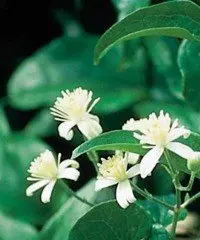
#> input picture flores.png, 200 x 240 px
$ jupyter execute segmentacion_flores_binarizacion_kmeans.ipynb
#> lines starting #> are read from the running program, lines starting #| are printed output that depends on the picture; after the words box and inside, x2 and y2 are one past the last pixel; in counts of white or black regions, pixels touching at a corner belong together
# Segmentación de imágenes: binarización y K-means

Segmentación de una imagen de flores (flores / hojas / fondo) con Python, OpenCV y scikit-learn.

- **Parte 1:** binarización con umbral manual (elegido con el histograma) y con el método de Otsu.
- **Parte 2:** clustering K-means sobre los píxeles, con las 3 bandas RGB y con la banda verde + diferencia verde-rojo.

Requiere el archivo `flores.png` en la misma carpeta.

[cell 1]
import numpy as np
import cv2
import matplotlib.pyplot as plt

## Parte 1: Binarización

**Objetivo:** separar las flores del fondo usando un umbral sobre la imagen en escala de grises.

[cell 2]
#Leo la imagen
img = cv2.imread('flores.png') #Open cv invierte los canales en BGR
#> img is the input picture: shape (240, 200, 3); mean B, G, R 81.9, 114.9, 62.5
### cracteristicas de la iamgen
print(img.size, 'cantidad de datos') #cantidad de pixeles: suma de pixeles de cada matriz RGB
#| 144000 cantidad de datos
print(img.shape,' dimensión de la imagen') #(filas, col, cantidad de bandas)
#| (240, 200, 3)  dimensión de la imagen
print('Tipo de dato:',img[0,0,0].dtype) #uint8 va de 0 a 255
#| Tipo de dato: uint8
#Pasamos a RGB la imagen
img_RGB=img.copy()
img_RGB=img[:,:,[2,1,0]] #pasamos a RGB
#Graficamos la imagen RGB
plt.figure(figsize=(6,6))
plt.imshow(img_RGB)
plt.show()

[cell 3]
#PASAMOS LA IMAGEN A MONOCROMA
img_mono = cv2.imread('flores.png',0) #monocroma
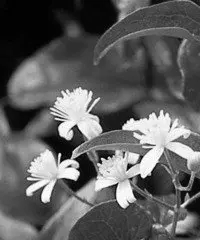
#> img_mono: shape (240, 200); min 0, max 255, mean 95

#GRAFICAMOS EL HISTOGRAMA

fig, axs = plt.subplots(nrows=1, ncols=2, sharex=False)
axs=axs.ravel()
fig.set_figheight(6)
fig.set_figwidth(10)
axs[0].imshow(img_mono, cmap='gray',vmin=0 ,vmax=255)
axs[0].set_title('Imagen monocroma')

axs[1].hist(img_mono.ravel(), 256,[0,256] ) #
axs[1].set_xlabel('bins de intensidad')
axs[1].set_ylabel('cantidad de pixeles')
axs[1].set_title('Histograma monocroma')
plt.show()
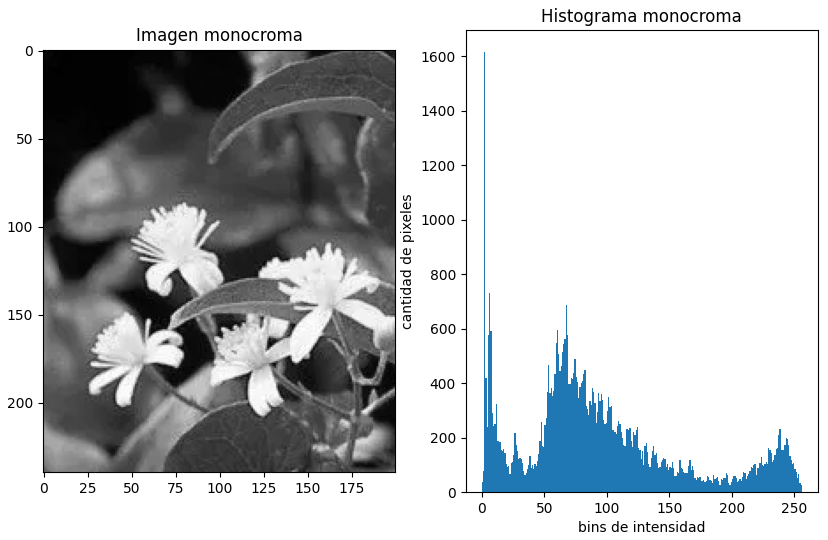
#> figure drawn by matplotlib, 2 panels; panel 2: tallest bar 1616 high, from x = 2 to 3

[cell 4]
#QUEREMOS BINARIZAR LA IMAGEN SEPARANDO LAS FLORES DEL FONDO
#METODO MANUAL
#Elijo el umbral de intensidad a partir del cual voy a dividir la imagen en 2 grupos dándole el valor de 255 (blanco) a los pixeles con intensidad mayor
#al umbral y un valor 0 (negro)a los pixeles con intensidad menor al umbral propuesto.
#El umbral lo elijo observando el histograma ("a ojo"). Identifico como pixeles de las flores como el cluster entre aprox 200 y 255.
#Luego voy modificando el umbral para mejorar la binarización.

umbral=210
binaria_a_mano= img_mono>= umbral
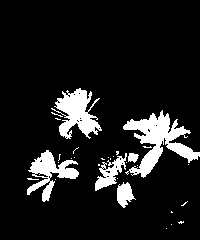
#> binaria_a_mano: shape (240, 200) bool; 11% white; 31 white regions (25 under 20 px), largest, box (x1, y1, x2, y2) and area: (123, 110, 200, 178) 1933, (51, 88, 102, 139) 1311, (27, 150, 79, 202) 1040, (95, 153, 127, 191) 490, (117, 182, 136, 208) 298, (128, 153, 139, 163) 78
plt.imshow(binaria_a_mano, cmap='gray')
plt.colorbar()
plt.show()
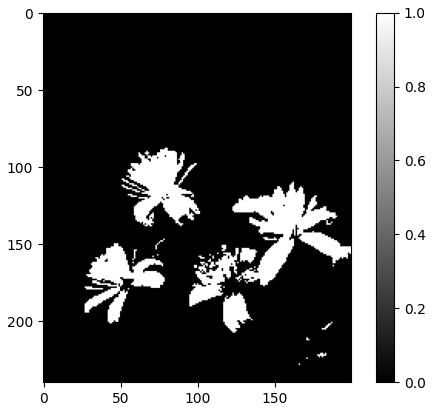
#> figure drawn by matplotlib, 2 panels
binaria_a_mano.dtype

[cell 5]
# la funcion threshold de OpenCV se utiliza para la binarización de imágenes.
#manual
ret,binaria = cv2.threshold(img_mono,umbral,255,cv2.THRESH_BINARY) #THRESH_BINARY, significa que si el valor del píxel es mayor que el umbral, se establecerá en el valor máximo (255 en este caso), de lo contrario, se establecerá en cero (0).
#> binaria: shape (240, 200); 10.8% white; 36 white regions (30 under 20 px), largest, box (x1, y1, x2, y2) and area: (123, 110, 200, 178) 1913, (54, 88, 102, 139) 1288, (27, 150, 79, 202) 1026, (95, 153, 127, 191) 476, (117, 182, 136, 208) 295, (128, 153, 139, 163) 77
#> ret = 210
#GRAFICAMOS LA IMAGEN
plt.figure(figsize=(6,6))
plt.imshow(binaria, cmap='gray',vmin=0 ,vmax=255)
plt.show()

[cell 6]
#Automatizado
#Metodo Otsu para elección del umbral
#Elige un umbral para separar los pixeles en 2 clases, intentando que la varianza en cada clase sea mínima y la varianza entre las 2 clases sea máxima.
ret0,binaria0 = cv2.threshold(img_mono,0,255,cv2.THRESH_OTSU) #thresh_otsu calcula el umbral con la varianza
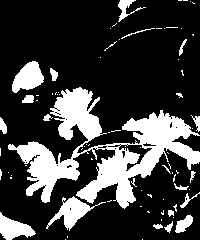
#> binaria0: shape (240, 200); 23.6% white; 80 white regions (60 under 20 px), largest, box (x1, y1, x2, y2) and area: (8, 87, 200, 209) 8103, (46, 196, 106, 231) 679, (12, 61, 44, 93) 643
#> ret0 = 129
print(img.dtype,binaria0.dtype,'umbral:', ret0)
#| uint8 uint8 umbral: 129.0

[cell 7]
#Comparo las imagenes obtenidas

fig, axs = plt.subplots(nrows=1, ncols=3)
fig.set_figheight(6)
fig.set_figwidth(19)
axs[0].imshow(binaria_a_mano, cmap='gray')
axs[0].set_title('Binaria manual')

axs[2].imshow(binaria0, cmap='gray',vmin=0 ,vmax=255)
axs[2].set_title('Binaria con umbral Otsu')


axs[1].imshow(binaria, cmap='gray',vmin=0 ,vmax=255)
axs[1].set_title('Binaria con umbral manual con metodo THRESH_BINARY')

print('umbral calculado por Otsu:', ret0)
#| umbral calculado por Otsu: 129.0

Obtuvimos un mejor resultado de binarización con el método manual ya que Otsu no siempre funciona bien al elegir el umbral. Otsu asume que la imagen tiene una distribución bimodal de niveles de gris (dos picos en el histograma), uno para el fondo y otro para el objeto. Si hay múltiples objetos con diferentes niveles de gris el histograma puede no ser claramente bimodal, lo que dificulta la elección de un umbral adecuado.

Para mejorar los resultados de la umbralización en estos casos, se podría considerar:

-Aplicar técnicas de filtrado para reducir el ruido, como el filtro gaussiano, puede mejorar los resultados.
-Usar técnicas de corrección de iluminación
-En lugar de usar un único umbral para toda la imagen, se puede usar umbralización adaptativa (cv2.adaptiveThreshold), que calcula diferentes umbrales para diferentes regiones de la imagen, teniendo en cuenta la variación de iluminación.

## Parte 2: Clustering (K-means)

## Parte 2: Clustering (K-means)

**Objetivo:** segmentar la imagen en tres regiones (flores, hojas y fondo) con K-means, sin etiquetas previas.

1. Convertir la imagen en un DataFrame con un píxel por fila.
2. Entrenar K-means con 3 clusters, primero usando las bandas RGB. Graficar los clusters en el espacio RGB y sobre la imagen, y evaluar si el resultado fue el esperado.
3. Mostrar lado a lado la imagen original, la imagen segmentada en 3 niveles de gris y la imagen binarizada de la parte 1, y comparar semejanzas y diferencias.

[cell 8]
import pandas as pd
# Librerías para Clustering
from sklearn.cluster import KMeans, DBSCAN
from sklearn import preprocessing
from sklearn.metrics import silhouette_score
from collections import Counter

[cell 9]
#Pasamos RGB a dataframe
dims=img_RGB.shape
#> dims = (240, 200, 3)
cant_filas=dims[0]
#> cant_filas = 240
cant_columnas=dims[1]
#> cant_columnas = 200
ind=np.indices((cant_filas,cant_columnas)) # arreglo con matriz de filas y  matriz de columnas

cant_pixeles=cant_filas*cant_columnas
#> cant_pixeles = 48000
columnas=np.zeros([cant_pixeles,5],dtype='int')

data0=np.zeros([cant_pixeles,5],dtype='int')
data0[:,0]=ind[0].flatten() #filas
data0[:,1]=ind[1].flatten() #columnas
data0[:,2]=img_RGB[:,:,0].flatten() #rojo
data0[:,3]=img_RGB[:,:,1].flatten() # verde
data0[:,4]=img_RGB[:,:,2].flatten() # azul

df = pd.DataFrame(data0, columns=["fila", "columna","rojo","verde","azul"])
#> df = table of 48000 rows and 5 columns

print(df.shape)
#| (48000, 5)
print('Base de pixeles:')
df.head() # 48000 pixeles y por cada pixel 5 columnas con sus datos
#> Out = table of 5 rows and 5 columns

[cell 10]
X=data0[:,2:5] #no estandarizo los datos porque las bandas de RGB van todas de 0 a 255
print(X)
#> (printed output is left out)
# Se agrupan los datos usando Kmedias en 3 clusters (cantidad elegida de forma arbitraria) para ver que da con las 3 bandas
kmeans = KMeans(n_clusters=3)
kmeans.fit(X)

[cell 11]
# resultados
print(kmeans.labels_)
print(kmeans.labels_.shape)

[cell 12]
df_clusters=df.copy() #nuevo Data Frame
#> df_clusters = table of 48000 rows and 5 columns
df_clusters['kmedias_3']=kmeans.labels_#la agrego a mi nueva base de ddatos
df_clusters.head()
#> Out = table of 5 rows and 6 columns

[cell 13]
from mpl_toolkits.mplot3d import Axes3D
variables=["rojo","verde","azul"]
fig = plt.figure()

# Crear un objeto Axes3D
ax = fig.add_subplot(111, projection='3d')
ax.scatter(df[variables[0]].values, df[variables[1]].values, df[variables[2]].values,c=kmeans.labels_, s=1)
# Etiquetas de los ejes
ax.set_xlabel(variables[0])
ax.set_ylabel(variables[1])
ax.set_zlabel(variables[2])
plt.show()
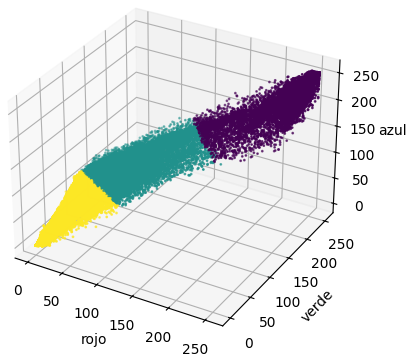
#> figure drawn by matplotlib, 1 panel
#encuentra 3 grupos dividido en intensidades

[cell 14]
#voy a hacer otra relacion de variables tengio que hacer mi matriz de al mneos 2columnas para usar de nuevo el Kmeans
X_nuevo=np.zeros([cant_pixeles,2],dtype='int')# quiero dos columnas piorque voy a usar la banda verde y la dif v-r
#de forma matricial
X_nuevo[:,0]=data0[:,3] #g
X_nuevo[:,1]=data0[:,3]-data0[:,2]# v-r
#Vamos a estandarizar los datos a usar antes de aplicar el Kmeans asi convertimos las características a una escala común, con una media de 0 y
#una desviación estándar de 1. Esto evita que las características con mayores valores numéricos dominen la formación de los clusters.
# Estandarizamos los datos
std_scale=preprocessing.StandardScaler().fit(X_nuevo) #resta la media  de cada columna y luego divide por el desvío
df_estandarizadas=std_scale.transform(X_nuevo) # media 0 y desvío 1 por columnas

[cell 15]
print(df_estandarizadas)
#> (printed output is left out)
print(np.shape(df_estandarizadas[:,1]))
#| (48000,)
np.shape(df['verde'].values)
#> Out = (48000,)

[cell 16]
#aplicar K-means
num_clusters = 3  # número deseado de clusters
kmeans_1 = KMeans(n_clusters=num_clusters, random_state=42)
kmeans_1.fit(df_estandarizadas)  #ejecuto el algoritmo usando la base estandarizada o normalizada por columna

# Agregar las etiquetas de los clusters al DataFrame original
df_clusters['kmeans_1'] = kmeans_1.labels_
# Mostrar los resultados
print(df_clusters.head())
#|    fila  columna  rojo  verde  azul  kmedias_3  kmeans_1
#| 0     0        0     7      7     7          2         2
#| 1     0        1     7      7     7          2         2
#| 2     0        2     7      7     7          2         2
#| 3     0        3     7      7     7          2         2
#| 4     0        4     8      8     8          2         2

[cell 17]
df['dif_g-r']=df["verde"]-df["rojo"] #genramos un nuevo indice con la dif de bandas
df.head()

[cell 18]
f1 = df_estandarizadas[:,1]
f2 = df['verde'].values
f3= kmeans_1.labels_

plt.scatter(f1, f2,c=f3, s=1)
plt.xlabel('Dif Verde-Rojo (estandarizada)')
plt.ylabel('Verde')
plt.show() #encuentro 3 grupos marcados
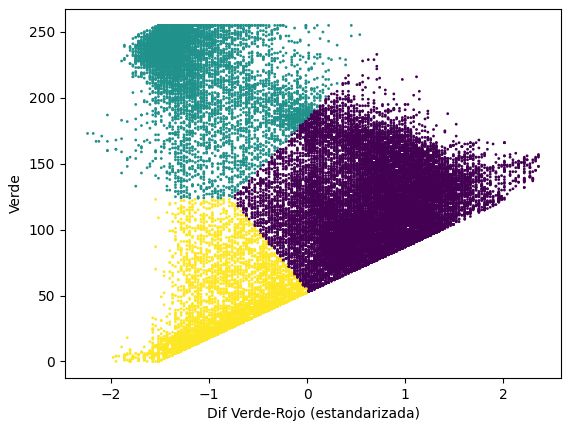
#> figure drawn by matplotlib, 1 panel

[cell 19]
imagen_kmedias_dif=np.reshape(kmeans_1.labels_, (cant_filas,cant_columnas)) #creo mi matriz de etiquetas
plt.imshow(imagen_kmedias_dif, cmap='gray')
#plt.imshow(imagen_kmedias, cmap='gray')
#plt.title('imagen TRInaria')
plt.colorbar()
plt.show()
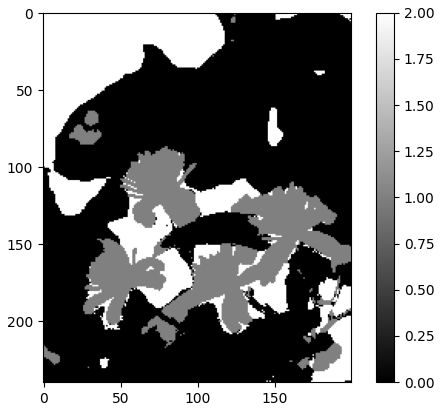
#> figure drawn by matplotlib, 2 panels

[cell 20]
imagen_kmedias=np.reshape(kmeans.labels_, (cant_filas,cant_columnas)) #hago mi matriz de etiquetas
plt.imshow(imagen_kmedias, cmap='gray')
#plt.imshow(imagen_kmedias, cmap='gray')
#plt.title('imagen TRInaria')
plt.colorbar()
plt.show()
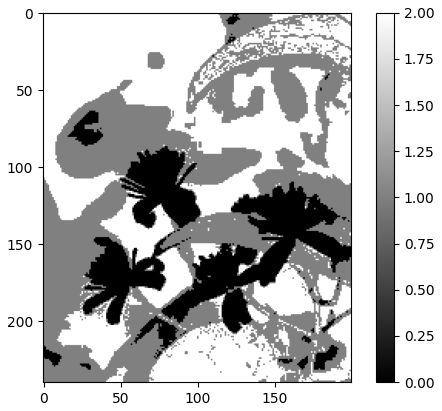
#> figure drawn by matplotlib, 2 panels

[cell 21]
#Comparo las imagenes obtenidas

fig, axs = plt.subplots(nrows=2, ncols=2)
fig.set_figheight(6)
fig.set_figwidth(19)
axs[0,0].imshow(img_RGB) #,cmap='gray',vmin=0 ,vmax=255)
axs[0,0].set_title('Imagen')
axs[0,1].imshow(binaria_a_mano, cmap='gray')
axs[0,1].set_title('Binaria manual')
axs[1,0].imshow(imagen_kmedias, cmap='gray')
axs[1,0].set_title('Seccionado con kmeans para las 3 bandas RGB')
axs[1,1].imshow(imagen_kmedias_dif, cmap='gray')
axs[1,1].set_title('Seccionado con kmeans para banda verde y dif de banda V y R')
# Ajusta los espacios entre subtramas para evitar solapamientos
plt.tight_layout()
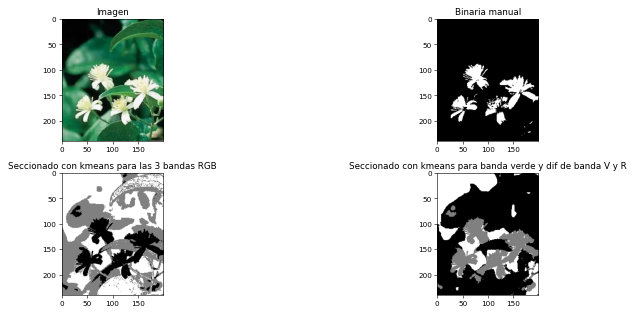
#> figure drawn by matplotlib, 4 panels

La imagen binarizada manualmente dio un resultado bastante bueno, incluso mejor que el obtenido mediante el método de Otsu.

En cuanto a la segmentación mediante K-means, probé dos alternativas y obtuve resultados diferentes en cuanto a la calidad de la separación.

En primer lugar, apliqué K-means utilizando las tres bandas RGB. La idea era explorar cómo se comportaba el algoritmo al trabajar directamente con la información de color de la imagen. Como se trata de una imagen con pocos detalles y variaciones de color, el algoritmo logró identificar los tres grupos que buscaba. En este resultado, la región negra corresponde principalmente a las flores y algunos otros detalles de mayor intensidad, la región blanca representa las hojas y la gris corresponde al fondo.

Luego probé una segunda alternativa, utilizando como variables la banda verde y la diferencia entre las bandas verde y roja. La elección de estas dos variables se basó en el comportamiento de las intensidades de cada banda. Por un lado, la banda verde por sí sola permite distinguir tres niveles: intensidades altas en las flores, intermedias en las hojas y muy bajas o prácticamente nulas en el fondo. Si bien las tres bandas presentan un comportamiento similar, la predominancia del color verde en la imagen hace que esta banda resulte particularmente útil para la separación.

Por otro lado, elegí la diferencia entre las bandas verde y roja porque, aunque sus valores máximos y mínimos de intensidad son similares, esperaba encontrar diferencias más marcadas entre ambas en los valores intermedios.

Entrené K-means utilizando estas dos variables y obtuve una segmentación de los tres grupos más definida que la conseguida con las tres bandas RGB. En este caso, la región gris corresponde a las flores, la negra a las hojas y la blanca al fondo.

[cell 22]
print(img_RGB[230,100,:]) #hojas tiene mayoritaria verde, pero tambien azul
#| [17 82 46]
print(img_RGB[100,65,:]) #flor  mucha intensidad de los 3, mas rojo y verde
#| [245 244 224]
print(img_RGB[0,10,:]) #poca intensidad todos
#| [2 2 2]
